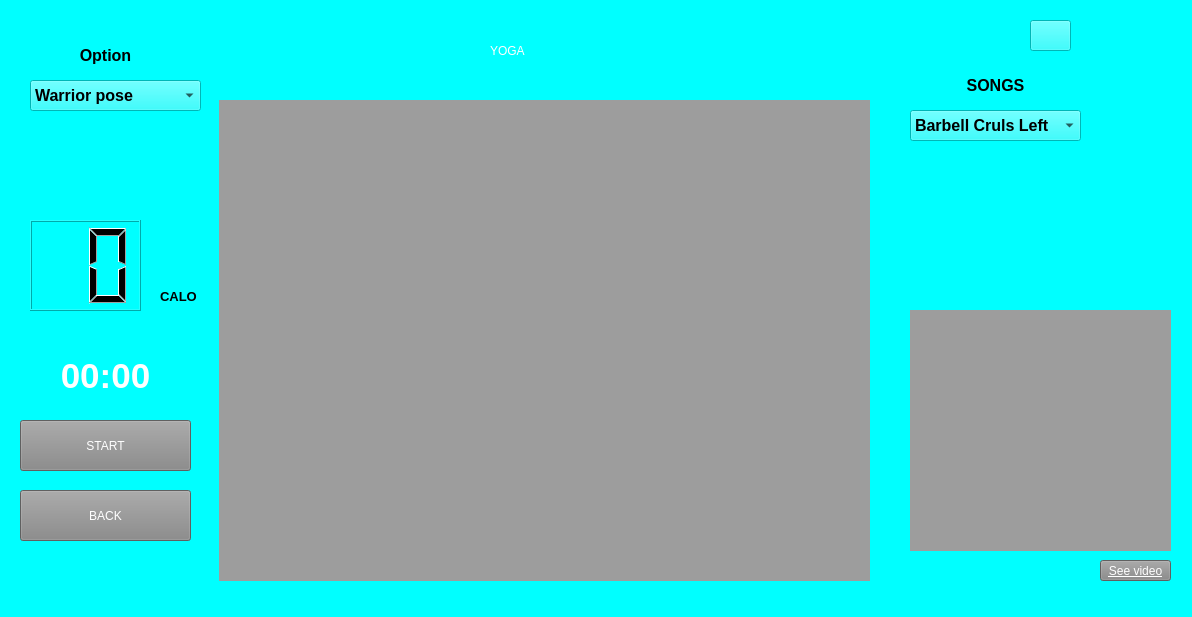
<?xml version="1.0" encoding="UTF-8"?>
<ui version="4.0">
 <class>MainWindow</class>
 <widget class="QMainWindow" name="MainWindow">
  <property name="geometry">
   <rect>
    <x>0</x>
    <y>0</y>
    <width>1192</width>
    <height>617</height>
   </rect>
  </property>
  <property name="windowTitle">
   <string>MainWindow</string>
  </property>
  <property name="styleSheet">
   <string notr="true">
background-color: rgb(0, 255, 255);</string>
  </property>
  <widget class="QWidget" name="centralwidget">
   <widget class="QLabel" name="label">
    <property name="geometry">
     <rect>
      <x>490</x>
      <y>10</y>
      <width>181</width>
      <height>81</height>
     </rect>
    </property>
    <property name="styleSheet">
     <string notr="true">border-color: rgb(255, 170, 0);
font: 75 48pt &quot;Calibri&quot;;
color: rgb(255, 255, 255);
font:50pt &quot;MS Shell Dlg 2&quot;;</string>
    </property>
    <property name="text">
     <string>YOGA</string>
    </property>
   </widget>
   <widget class="QLabel" name="view_yoga">
    <property name="geometry">
     <rect>
      <x>219</x>
      <y>100</y>
      <width>651</width>
      <height>481</height>
     </rect>
    </property>
    <property name="styleSheet">
     <string notr="true">background-color: rgb(157, 157, 157);</string>
    </property>
    <property name="text">
     <string/>
    </property>
   </widget>
   <widget class="QPushButton" name="back_yoga">
    <property name="geometry">
     <rect>
      <x>20</x>
      <y>490</y>
      <width>171</width>
      <height>51</height>
     </rect>
    </property>
    <property name="styleSheet">
     <string notr="true">background-color: rgb(135, 135, 135);
color: rgb(255, 255, 255);
font: 15pt &quot;MS Shell Dlg 2&quot;;</string>
    </property>
    <property name="text">
     <string>BACK</string>
    </property>
   </widget>
   <widget class="QLabel" name="information_yoga">
    <property name="geometry">
     <rect>
      <x>910</x>
      <y>310</y>
      <width>261</width>
      <height>241</height>
     </rect>
    </property>
    <property name="styleSheet">
     <string notr="true">background-color: rgb(157, 157, 157);</string>
    </property>
    <property name="text">
     <string/>
    </property>
    <property name="pixmap">
     <pixmap>:/MENU/gym_gif.gif</pixmap>
    </property>
   </widget>
   <widget class="QPushButton" name="SeeVideo_yoga">
    <property name="geometry">
     <rect>
      <x>1100</x>
      <y>560</y>
      <width>71</width>
      <height>21</height>
     </rect>
    </property>
    <property name="font">
     <font>
      <family>MS Shell Dlg 2</family>
      <pointsize>9</pointsize>
      <weight>50</weight>
      <italic>false</italic>
      <bold>false</bold>
      <underline>true</underline>
     </font>
    </property>
    <property name="styleSheet">
     <string notr="true">background-color: rgb(135, 135, 135);
text-decoration: underline;
font: 8pt &quot;MS Shell Dlg 2&quot;;
color: rgb(255, 255, 255);
font: 9pt &quot;MS Shell Dlg 2&quot;;</string>
    </property>
    <property name="text">
     <string>See video</string>
    </property>
   </widget>
   <widget class="QPushButton" name="Start_yoga">
    <property name="geometry">
     <rect>
      <x>20</x>
      <y>420</y>
      <width>171</width>
      <height>51</height>
     </rect>
    </property>
    <property name="styleSheet">
     <string notr="true">background-color: rgb(135, 135, 135);
color: rgb(255, 255, 255);
font: 15pt &quot;MS Shell Dlg 2&quot;;</string>
    </property>
    <property name="text">
     <string>START</string>
    </property>
   </widget>
   <widget class="QLabel" name="label_3">
    <property name="geometry">
     <rect>
      <x>70</x>
      <y>40</y>
      <width>71</width>
      <height>31</height>
     </rect>
    </property>
    <property name="font">
     <font>
      <family>Arial</family>
      <pointsize>12</pointsize>
      <weight>75</weight>
      <bold>true</bold>
     </font>
    </property>
    <property name="text">
     <string>Option</string>
    </property>
    <property name="alignment">
     <set>Qt::AlignCenter</set>
    </property>
   </widget>
   <widget class="QComboBox" name="comboBox_yoga">
    <property name="geometry">
     <rect>
      <x>30</x>
      <y>80</y>
      <width>171</width>
      <height>31</height>
     </rect>
    </property>
    <property name="font">
     <font>
      <pointsize>12</pointsize>
      <weight>75</weight>
      <bold>true</bold>
     </font>
    </property>
    <property name="inputMethodHints">
     <set>Qt::ImhUrlCharactersOnly</set>
    </property>
    <property name="editable">
     <bool>false</bool>
    </property>
    <item>
     <property name="text">
      <string>Warrior pose</string>
     </property>
    </item>
    <item>
     <property name="text">
      <string>Tree pose</string>
     </property>
    </item>
    <item>
     <property name="text">
      <string>Triangle pose</string>
     </property>
    </item>
    <item>
     <property name="text">
      <string>Plank</string>
     </property>
    </item>
    <item>
     <property name="text">
      <string>Boat pose</string>
     </property>
    </item>
    <item>
     <property name="text">
      <string>Cobra pose</string>
     </property>
    </item>
   </widget>
   <widget class="QPushButton" name="mute_yoga">
    <property name="geometry">
     <rect>
      <x>1030</x>
      <y>20</y>
      <width>41</width>
      <height>31</height>
     </rect>
    </property>
    <property name="styleSheet">
     <string notr="true">border-image : url(:/MENU/unmute.png);</string>
    </property>
    <property name="text">
     <string/>
    </property>
   </widget>
   <widget class="QLabel" name="timeLabel_yoga">
    <property name="geometry">
     <rect>
      <x>50</x>
      <y>360</y>
      <width>111</width>
      <height>31</height>
     </rect>
    </property>
    <property name="font">
     <font>
      <pointsize>26</pointsize>
      <weight>75</weight>
      <bold>true</bold>
     </font>
    </property>
    <property name="styleSheet">
     <string notr="true">color : rgb(255, 255, 255);</string>
    </property>
    <property name="text">
     <string>00:00</string>
    </property>
    <property name="alignment">
     <set>Qt::AlignCenter</set>
    </property>
   </widget>
   <widget class="QLCDNumber" name="lcdNumber_2">
    <property name="geometry">
     <rect>
      <x>30</x>
      <y>220</y>
      <width>111</width>
      <height>91</height>
     </rect>
    </property>
    <property name="digitCount">
     <number>2</number>
    </property>
   </widget>
   <widget class="QLabel" name="label_2">
    <property name="geometry">
     <rect>
      <x>160</x>
      <y>290</y>
      <width>47</width>
      <height>13</height>
     </rect>
    </property>
    <property name="font">
     <font>
      <pointsize>10</pointsize>
      <weight>75</weight>
      <bold>true</bold>
     </font>
    </property>
    <property name="text">
     <string>CALO</string>
    </property>
   </widget>
   <widget class="QComboBox" name="comboBox_yoga_2">
    <property name="geometry">
     <rect>
      <x>910</x>
      <y>110</y>
      <width>171</width>
      <height>31</height>
     </rect>
    </property>
    <property name="font">
     <font>
      <pointsize>12</pointsize>
      <weight>75</weight>
      <bold>true</bold>
     </font>
    </property>
    <property name="inputMethodHints">
     <set>Qt::ImhUrlCharactersOnly</set>
    </property>
    <property name="editable">
     <bool>false</bool>
    </property>
    <item>
     <property name="text">
      <string>Barbell Cruls Left</string>
     </property>
    </item>
    <item>
     <property name="text">
      <string>Push Up</string>
     </property>
    </item>
    <item>
     <property name="text">
      <string>Barbell Cruls Right</string>
     </property>
    </item>
    <item>
     <property name="text">
      <string>Dumbbell flyes</string>
     </property>
    </item>
    <item>
     <property name="text">
      <string>Dumbbell_shoulder</string>
     </property>
    </item>
    <item>
     <property name="text">
      <string>Swat</string>
     </property>
    </item>
    <item>
     <property name="text">
      <string>Skull Crusher Left</string>
     </property>
    </item>
    <item>
     <property name="text">
      <string>Skull Crusher Right</string>
     </property>
    </item>
    <item>
     <property name="text">
      <string>Crunch</string>
     </property>
    </item>
    <item>
     <property name="text">
      <string>Leg raise</string>
     </property>
    </item>
   </widget>
   <widget class="QLabel" name="label_4">
    <property name="geometry">
     <rect>
      <x>960</x>
      <y>70</y>
      <width>71</width>
      <height>31</height>
     </rect>
    </property>
    <property name="font">
     <font>
      <family>Arial</family>
      <pointsize>12</pointsize>
      <weight>75</weight>
      <bold>true</bold>
     </font>
    </property>
    <property name="text">
     <string>SONGS</string>
    </property>
    <property name="alignment">
     <set>Qt::AlignCenter</set>
    </property>
   </widget>
   <zorder>mute_yoga</zorder>
   <zorder>label</zorder>
   <zorder>view_yoga</zorder>
   <zorder>back_yoga</zorder>
   <zorder>information_yoga</zorder>
   <zorder>SeeVideo_yoga</zorder>
   <zorder>Start_yoga</zorder>
   <zorder>label_3</zorder>
   <zorder>comboBox_yoga</zorder>
   <zorder>timeLabel_yoga</zorder>
   <zorder>lcdNumber_2</zorder>
   <zorder>label_2</zorder>
   <zorder>comboBox_yoga_2</zorder>
   <zorder>label_4</zorder>
  </widget>
  <widget class="QStatusBar" name="statusbar"/>
 </widget>
 <resources>
  <include location="MENU.qrc"/>
 </resources>
 <connections/>
</ui>
